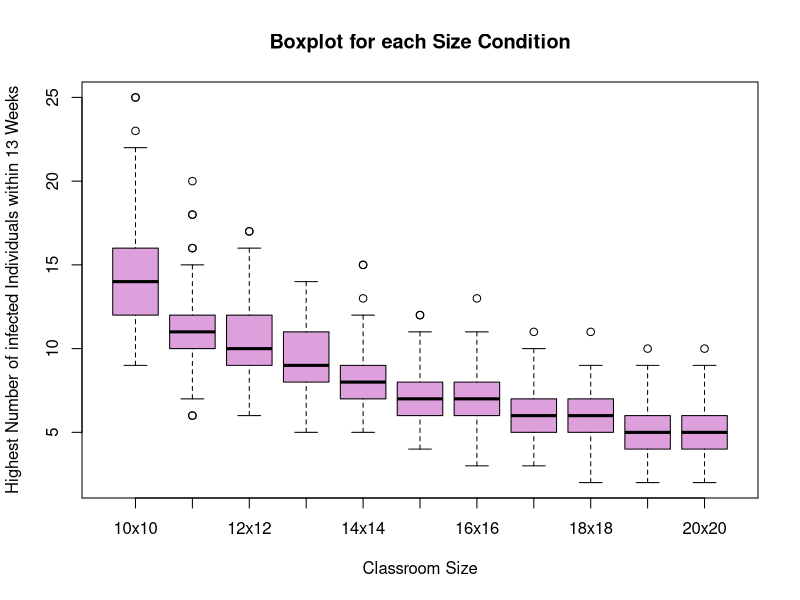
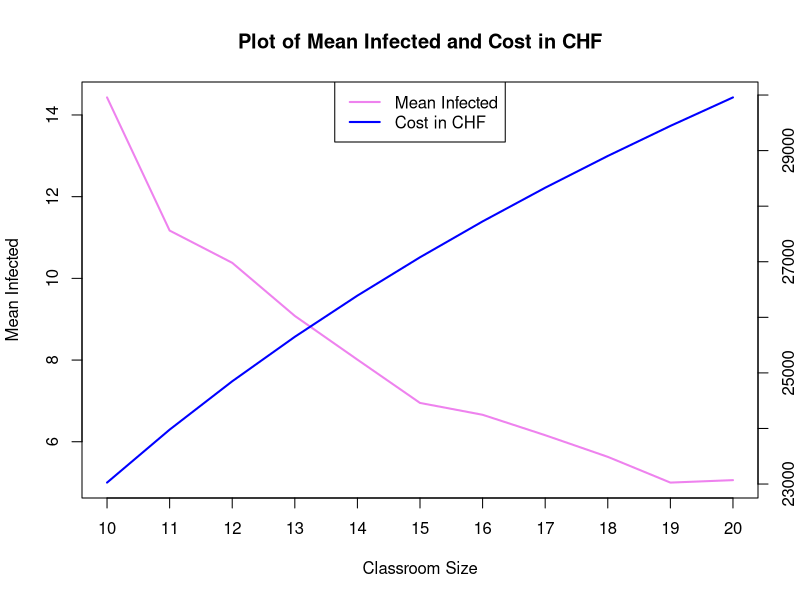
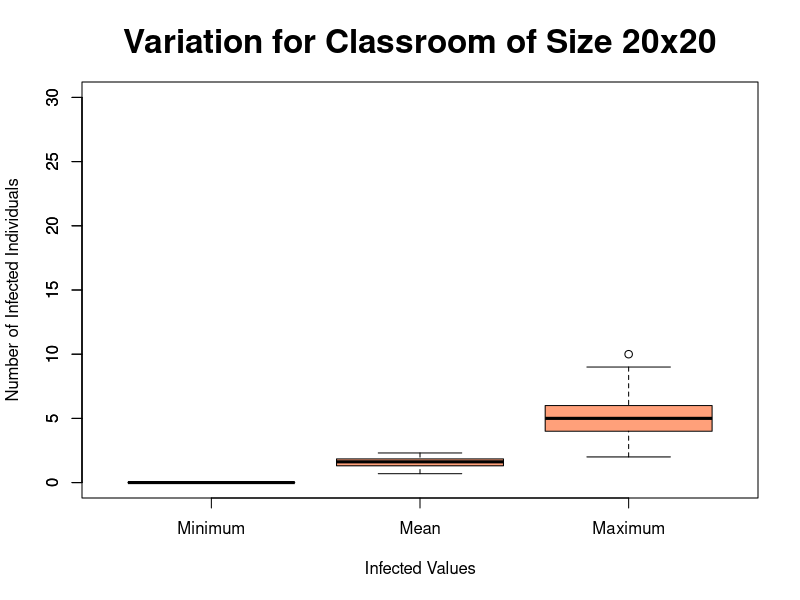

Reproduce these figures in R, in order.
####### Infection_spread_students_1.0.3.R
#### update: commented up to ####7 + fixed console spamming


#### 0. Set working directory ####
# clear environment and set working directory
rm(list=ls())
# setwd("~/UZH/Agent-based modelling in R/Agend_based_model") #Hyewon
# setwd("~/Documents/GitHub/Agend_based_model") #Miriam
# setwd("C:/Users/Laura Andres/Documents/GitHub/Agend_based_model/") #Laura


#### 1. Determine Parameters ####
beta <- 0.3
students <- 100
transmission_dist <- 1.5 # in number of seats between students. dist 1 = one seat(60cm)
random_absence <- 0.05 # absence of student for reasons other than illness
lectures_per_week <- 1 # per week
weeks <- 13 # fix in the end to 18 weeks -> one semester + study phase
initial_prob <- 0.05
rounds <- lectures_per_week*weeks

#### 2. Make a dataframe that monitors student status each week(round) ####
new_meta=function(){
  meta=data.frame(
    infected = rep(NA, rounds),
    infected_random = NA,
    immunity = NA,
    recovering = NA,
    sick_but_going = NA,
    mean_stored = NA
  )
  return(meta)
}

#### 3. Make a dataframe that contains student information. Will be renewed every week(round) ####
new_health=function(){
  health <- data.frame(
    ID = 1:students,
    infected_pre = 0,
    absence = 0,
    location = 0,
    row=0,
    col=0,
    missed_rounds = 0, 
    past_affections = 0, 
    p = 0, #probability of getting infected
    infected_post = 0, #infection status after this round
    immunity = 0,
    sick_but_going = 0)
  return(health)
}


#### 4. Get infection status for each week(round) ####
one_round=function(nth_round, beta, students, transmission_dist,random_absence,lectures_per_week,weeks,initial_prob,rounds, meta, seats, health){
  # 4a. Randomly assign seats for attending students
  ## 1) check absence
  ### absence due to voluntary decision (random absence)
  health$absence <- sample(0:1, students, replace = TRUE, prob = c(1-random_absence, random_absence))
  ### absence due to infection
  health$absence[which(health$missed_rounds>=1)] <- 1
  
  ## 2) assign seats to attending students
  attending_students <- which(health$absence==0)
  health$location[attending_students] <- sample(1:nrow(seats), length(attending_students), replace = FALSE)
  health$row[attending_students] <- seats$rows[health$location]
  health$col[attending_students] <- seats$cols[health$location]
  
  
  # 4b. Calculate probability of infection for each students
  ## 1) assign students - who are not immune - who got infected outside of class by chance
  possible_hosts <- which(health$immunity == 0)
  infected_lastround <- which(health$infected_pre==1) # save students who got infected in class
  health$infected_pre[possible_hosts] <- sample(0:1, length(possible_hosts), replace = TRUE, prob=c(1-initial_prob,initial_prob))
  infected_random <- setdiff(which(health$infected_pre[possible_hosts] == 1), infected_lastround) # vector of students who got infected outside of class by chance
  health$immunity[which(health$infected_pre == 1)] <- 1 # students who are infected are immune
  
  
  ## 2) calculate probability of infection for each students
  #distance matrix for all seats
  distances <- as.matrix(dist(cbind(health$row,health$col)))
  distances <- distances[,which(health$infected_pre==1), drop=FALSE]
  #get number of exposures for each students
  health$exposures <- rowSums(distances<=transmission_dist)
  #get probability of infection by number of exposures
  health$p <- 1-(1-beta)^health$exposures
  
  # 4c. From the probabilities, determine which student get infected
  for(i in 1:nrow(health)){
    if(health$immunity[i] == 1){
      health$infected_post[i] <- 0
    } else{
      health$infected_post[i] <- sample(0:1, 1, prob = c(1-health$p[i],health$p[i]))
    }
  }
  
  # 4d. Loop for each week and track infection status each round
  ## 1) update infection status in "meta" dataframe
  meta$infected[nth_round] <- sum(health$infected_post)
  meta$immunity[nth_round] <- sum(health$immunity)
  meta$recovering[nth_round] <- length(which(health$missed_rounds>=1))
  meta$sick_but_going[nth_round] <- length(which(health$sick_but_going>=1))
  meta$infected_random[nth_round] <- length(infected_random)
  
  ## 2) renew "health" dataframe for next week(round)
  ### determine student who will stay home due to infection and return to school after recovery
  quarantine <- c(which(health$sick_but_going==lectures_per_week), infected_random)
  back_to_school <- which(health$missed_rounds==lectures_per_week)
  ### clear infection status of students in quarantine
  health$sick_but_going[quarantine] <- 0
  health$infected_post[quarantine] <- 0
  ### count missed rounds of students in quarantine
  health$missed_rounds[quarantine] <- health$missed_rounds[quarantine]+1
  ### get students back to class
  health$missed_rounds[back_to_school] <- 0
  health$infected_pre[back_to_school] <- 0
  # add counts for students who got sick and still goes to school 
  health$sick_but_going[which(health$infected_post==1)] <- health$sick_but_going[which(health$infected_post==1)] +1
  #transfer infected_post as infect_pre of next round
  health$infected_pre <- health$infected_post
  #clear other columns
  health$attendance <- 0
  health$location <- 0
  health$p <- 0
  health$infected_post <- 0
  
  ## 3) get mean for the defined weeks (now 13 weeks)
  if(nth_round <= weeks) {
    meta$infected_stored[nth_round] <- meta$infected[nth_round]
  } else {
    meta$infected_stored[nth_round] <- 0
  }
  
  
  return(list(health = health, meta = meta))
}


#### 5. Prepare - conditions(number of seats), number of simulations, dataframe to track results - to run the simulation ####
n=100 # number of simulations
nrows <- ncols <- c(10:20) # conditions
max_values_df= data.frame(matrix(NA, nrow = n, ncol = length(nrows))) # make empty dataframe that will store all peaks of infection for each condition
colnames(max_values_df) <- c("10x10", "11x11", "12x12", "13x13", "14x14", "15x15", "16x16", "17x17", "18x18", "19x19", "20x20")

#### 6. Run simulations for each conditions ####
for(j in nrows) {
  # 6a. make a classroom with j rows of seats
  seats <- expand.grid(rows=1:j, cols=1:j) 
  seats$ID <- 1:nrow(seats) # "seats" dataframe - rows, columns, ID
  
  # 6b. make a dataframe to track result in each simulation
  column_names <- paste("trial", 1:n, sep= "_")
  infected_df <- data.frame(matrix(NA, nrow = rounds, ncol = n))
  colnames(infected_df) <- column_names
  
  ## empty vector to update means of infected students
  mean_simulation=rep(NA, n)
  
  # repeat simulation 100 times for each conditions (for statistical validation)
  # 6c. simulate for each condtion n times
  for(trial in 1:n){
    health=new_health()
    meta=new_meta()
    for(nth_round in 1:rounds) {
      results <- one_round(nth_round, beta, students, transmission_dist,random_absence,lectures_per_week,weeks,initial_prob,rounds, meta, seats, health)
      health <- results$health
      meta <- results$meta
    }
    
    ## update mean of infected students
    meta[is.na(meta)]=0
    mean_one_simulation <- sum(meta$infected_stored)/weeks
    mean_simulation[trial]=mean_one_simulation
    
    ## update the result - infected_df - dataframe
    infected_df[trial]=meta$infected
  }
  
  # 6d. get descriptive values from infected_df
  ## set NA as 0
  infected_df[is.na(infected_df)]=0
  
  ## get means and sd and max and min
  mean_weeks=rowMeans(infected_df)
  sd_weeks=apply(infected_df,1,sd)
  sd_simulation=apply(infected_df,2,sd)
  max_simulation=apply(infected_df,2,max)
  min_simulation=apply(infected_df,2,min)
  
  # 6e. update max_values_df
  max_values_df[j-9]=max_simulation
}


#### 7. Get means of maximum value ####
max_means=colMeans(max_values_df)
max_sd=apply(max_values_df, 1, sd)


#### 8. Plot results ####

# Boxplot for each Classroom size and its highest number of infected students within the 13 weeks
boxplot(max_values_df, 
        main = "Boxplot for each Size Condition", 
        xlab = "Classroom Size", 
        ylab = "Highest Number of infected Individuals within 13 Weeks", 
        col = "#DDA0DD")

# Plot the optimum of size and cost
## max_means and max_sd 
max_means <- colMeans(max_values_df)
max_sd <- apply(max_values_df, 1, sd)

## Define cost based on classroom size using a logarithmic scale
classroom <- 10:20
starting_value <- 10000

## Use a logarithmic function to define the cost
cost <- starting_value * log(classroom)

## Plot mean infected
plot(x = classroom, y = max_means, type = 'l', col = 'violet', lwd = 2, ylab = 'Mean Infected', xlab = 'Classroom Size', xaxt = 'n')
axis(1, at = classroom)

## Overlay log(Cost)
par(new = TRUE)
plot(x = classroom, y = cost, type = 'l', col = 'blue', lwd = 2, axes = FALSE, xlab = '', ylab = '')
axis(4) 
mtext("Cost in CHF", side = 4, line = 2, col = "blue")

## Add legends
legend("top", legend = c("Mean Infected", "Cost in CHF"), col = c("violet", "blue"), lty = 1, lwd = 2)

## Add a title
title(main = "Plot of Mean Infected and Cost in CHF")

# Boxplot for highest, lowest and mean value over the 13 weeks
## Make a dataframe with max, min, mean
values_df <- data.frame(Minimum = min_simulation, Mean = mean_simulation, Maximum = max_simulation)

## Plot it
boxplot(values_df, 
        main = "Variation for Classroom of Size 20x20", 
        xlab = "Infected Values", 
        ylab = "Number of Infected Individuals", 
        col = "#FFA07A", #for other plots: lightblue, lightgreen
        ylim = c(0,30),
        cex.axis = 1.0, cex.lab = 1.0, cex.main = 2) #adjust size of text
axis(2, at = seq(0, 30, by = 5))
## Comment: This was adjusted manually for size 10x10, 15x15, and 20x20 as it was easier for as to do so than store informaion within a loop

##############
